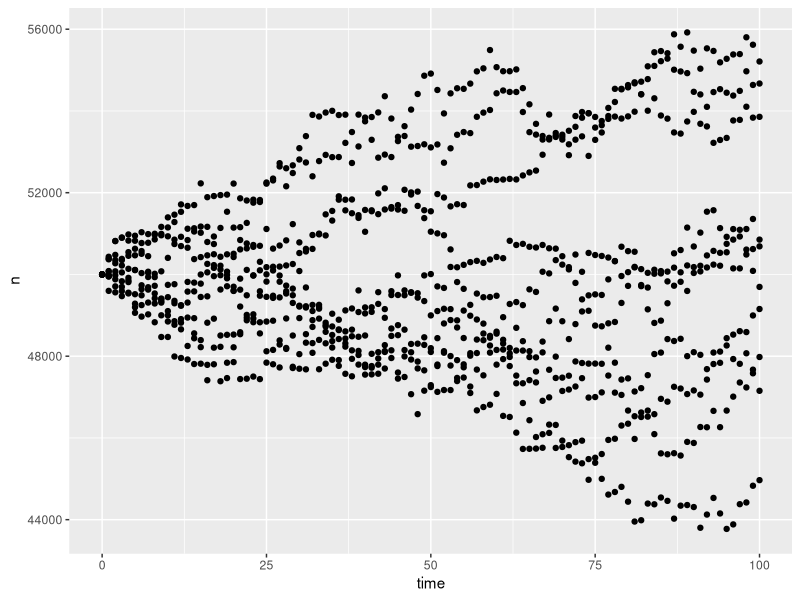
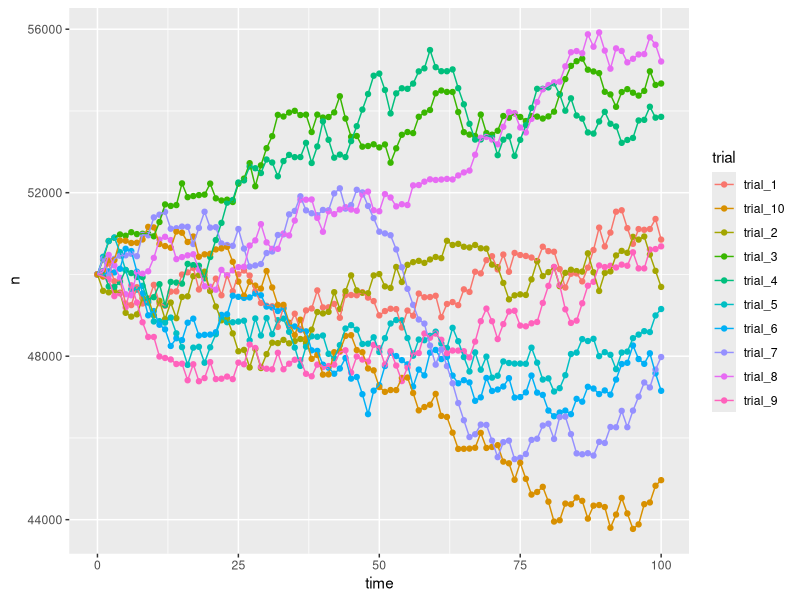
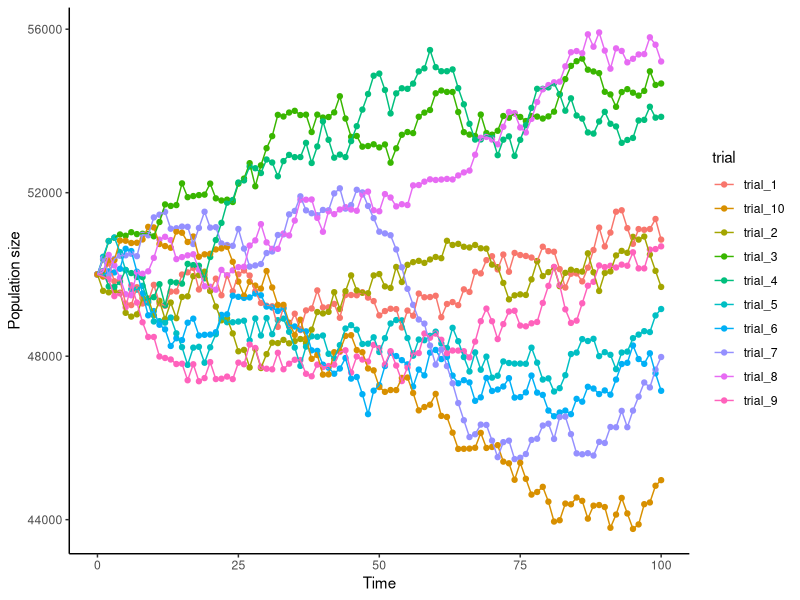
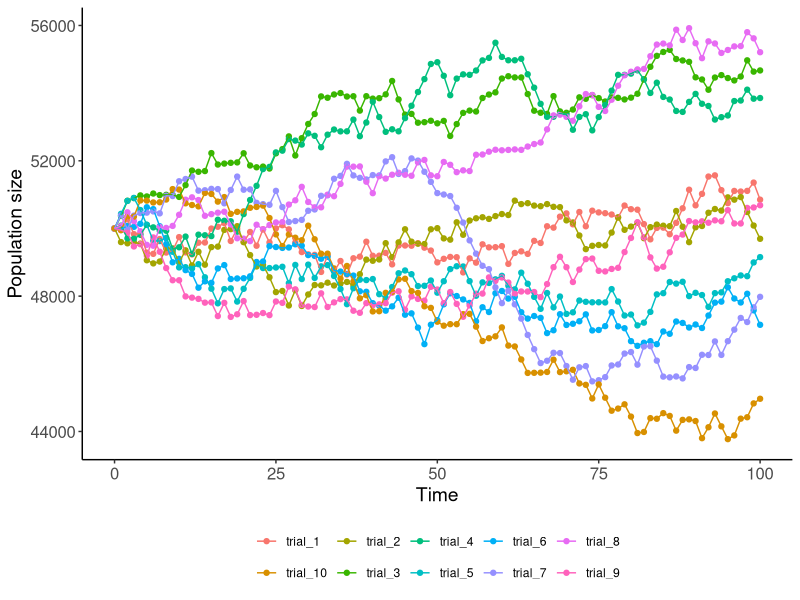
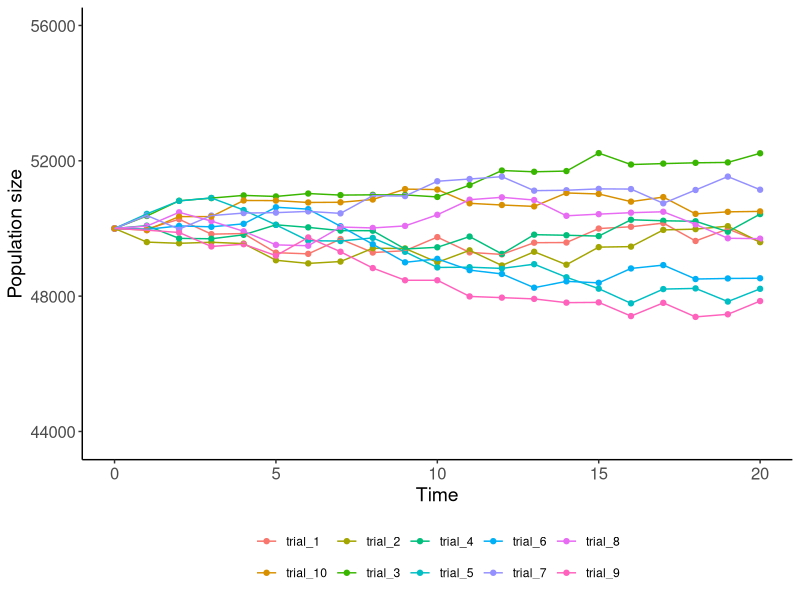
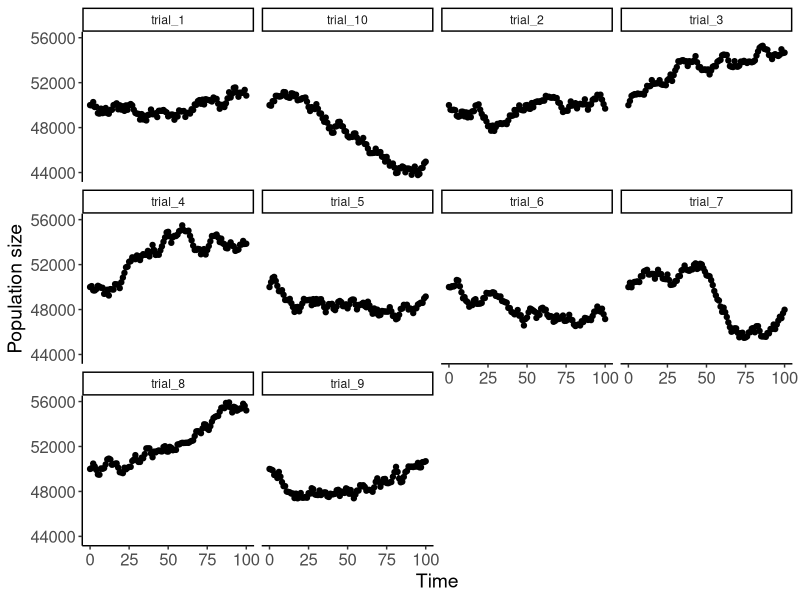
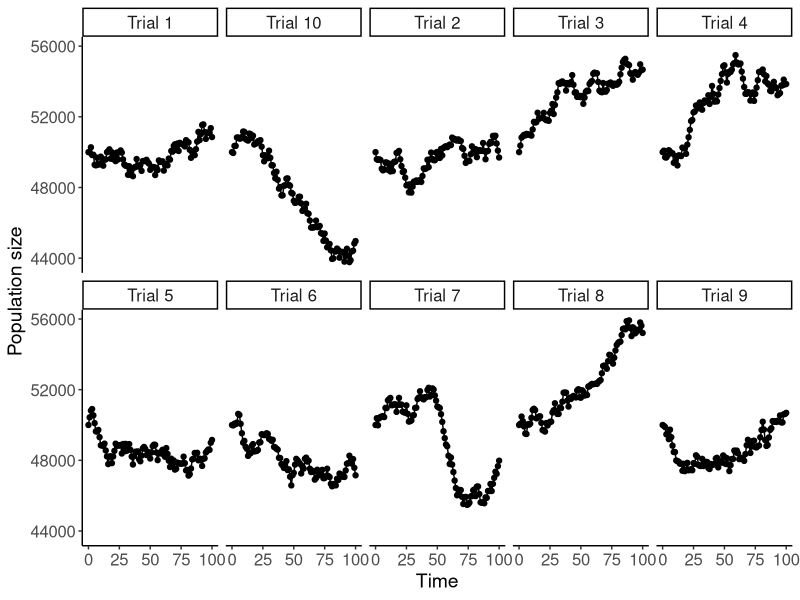
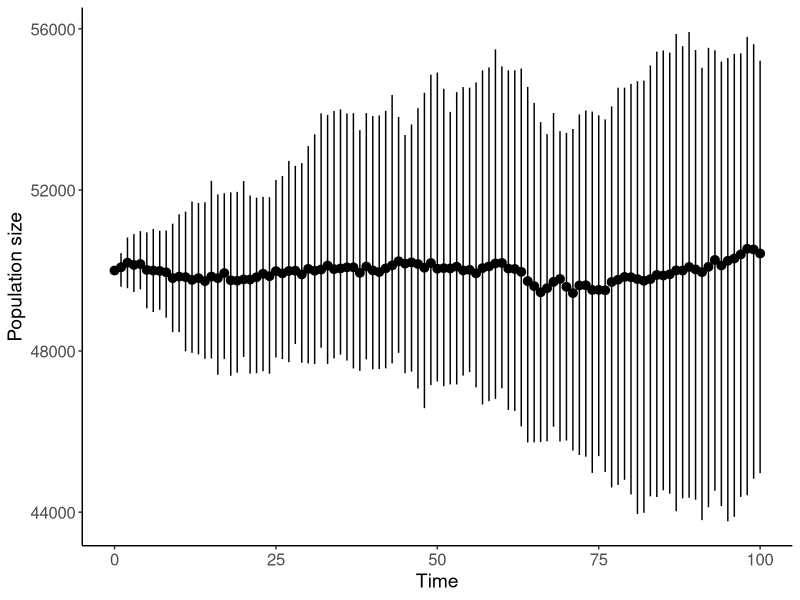

R code for these plots, in order:
# """ Review of vectors and matrices, for loops, random sampling, and ggplot
#     author: 'Advanced Ecology: Populations and Communities'
#     date: 10/14/2021 """

library(tidyverse)
library(truncnorm)


## Vector and matrix operations in R

#Vectors are one the primary data structures in R and can be made in different ways depending on the type of data stored. Math can be done on numeric vectors. 

  

# make a numeric vector
a = c(1.1,5,3,4)
a

# make a integer vector
b = 1:15
b

# make a character vector 
c = c('a', 'b', 'c')
c 



# summary statistics of sequence of numbers
d = rnorm(n = 40, mean = 6, sd = 2)
mean(d) #mean
median(d) #median
sd(d) #standard deviation
quantile(d, c(0.025, 0.075)) # 95% CI

# math with vectors
e = c(3, 1, 5, 6)
e*4
e*e

 

# Another data structure that is useful in ecological uses of R are matrices. A matrix is made with the `matrix()` function with the basic syntax `matrix(data = , nrow = , ncol = , byrow = , dimnames = )`. 
# 
# `data =` the input vector which becomes the data elements of the matrix.
# 
# `nrow =` the number of rows to be created.
# 
# `ncol =` the number of columns to be created.
# 
# `byrow = FALSE` if `TRUE` then the input vector elements are arranged by row.
# 
# `dimname =` the names assigned to the rows and columns.

  
# make a matrix using nrow
m1 = matrix(c(1,2,3,4,5,6), nrow = 2)
m1 

# make a matrix using ncol
m2 = matrix(c(1,2,3,4,5,6), ncol = 2)
m2 

# make a matrix using nrow and by row
m3 = matrix(c(1,2,3,4,5,6), ncol = 2, byrow = T)
m3

 

# Matrices can be indexed in 2 ways

  
# make a matrix using ncol
m2 = matrix(c(1,2,3,4,5,6), ncol = 2)
m2 

m2[1,2]
m2[4]
# make a matrix using nrow and by row
m3 = matrix(c(1,2,3,4,5,6), ncol = 2, byrow = T)
m3

m3[1,2]
m3[4]

 

# Matrix algebra can be done on matrices. There are specific matrix opperation like `%*%`, and  functions like `sum()`,`mean()`, `rowSums()`, `colSums()`, `rowMeans()`, and `colMeans()` can be used to sum up entire matrices or specific rows or columns. 
  
m2 = matrix(c(1,2,3,4,5,6), ncol = 3)
m2 

m2 + 1 
m2/3

m3 = matrix(c(1,2,3,4,5,6), ncol = 3, byrow = T)
m3

m2 + m3 
m3 - m2

# multply matrix with vector
v = c(1,2,3)

m2*v

# matrix multiplication 
m4 = matrix(c(1,2,3), ncol = 1)
m2 %*% m4

# functions with matrices
m2
sum(m2)
mean(m2)
rowSums(m2)
rowMeans(m2)
colSums(m2)
colMeans(m2)
 

## `for` loops
# Another useful tool in programming is `for` loops. `for` loops repeat a process for a certain number of iterations. These can be useful iterate over a dataset or when using information in a time series. The `for` loop works over the number sequence indicated and does the code within the loop (inside of `{}`) for each number in the sequence. The iteration is typically indicated with `i`, but is just an object that is replaced at the begining of each loop and can be anything.

  
for(i in 1:10){
  print(i)
}

for(turtle in 5:10){
  print(turtle)
}

for(flower in 1:nrow(iris)){
  cat('The species for this iteration is ',
      as.character(iris$Species[flower]), '\n')
}


b = 1:10
for (i in 2:10){
  z = b[i] - b[i-1]
  
  cat('z =', z, 'b[i] =', b[i], 'b[i-1] =', b[i-1], '\n')
}


 

## Random sampling in R
# Generating random numbers or randomly sampling is commonly required in ecology. R has base functions that can be used to randomly generate numbers depending on the distribution wanted. Also packages like [truncnorm](https://www.rdocumentation.org/packages/truncnorm/versions/1.0-8/topics/truncnorm) and  `dplyr` in `tidyverse` are useful.  


#### Generate random numbers
  
# base R
rnorm(5, mean = 0, sd = 1)
runif(5, min = 0, max = 5)
rbinom(5, size = 2, prob = 0.5)
rbinom(5, size = 2, prob = 0.2)

 

  
#library(rtruncnorm)
# truncnorm to truncate normal distribution
rnorm(20, mean = 1, sd = 2)
truncnorm::rtruncnorm(20, mean = 1, sd = 2, a=-Inf, b=Inf)
truncnorm::rtruncnorm(20, mean = 1, sd = 2, a=0, b=2)
 

#### Random selection 
  
# base R 
b = 1:10
sample(b, size =2, replace = F)

c = 1:5 
sample(c, size = 6, replace = T)

# from list
sample(c('good', 'bad'), size = 8, replace = T)

# change probability
sample(c('good', 'bad'), size = 8, replace = T, prob = c(0.2, 0.8))

# sample matrices from list 
m1 = matrix(c(6,5,4,3,2,1), ncol = 2)
m2 = matrix(c(1,2,3,4,5,6), ncol = 2)
m3 = matrix(c(1,2,3,4,5,6), ncol = 2, byrow = T)

m = list(m1, m2, m3)

sample(m, size = 4, replace = T)

sample(m, size = 4, replace = T, prob = c(0.8, 0.1, 0.1))

 


  
#library(tidyverse)
df = tibble(cond = c('good', 'bad', 'ok'), prob = c(0.5, 0.3, 0.2))

dplyr::sample_n(df, size = 2, replace = F)

dplyr::sample_n(df, size = 3, replace = T)

dplyr::sample_n(df, size = 10, replace = T, weight = prob)
 

# We can bring what we learned together to simulate change in a population over time. This code simulates the change in a population over `time_length` with a starting population size `pop_start` using a `for` loop. The code is replicated `reps` times. The population size changes by randomly generating births and deaths from a table of with various types of years `year_type`.

# table of year conditions
year_type = tibble(cond = c('good', 'average', 'bad'),
                   birth = c(500, 300, 100),
                   death = c(100, 300, 500),
                   prob = c(0.25, 0.5, 0.25))

# beginning size of population
pop_start = 50000 
# number of time iterations to use
time_length = 100
# number of replicate trials to simulate
reps = 10

# for loop for number of reps
for (i in 1:reps){
  # indicate which trial based on i in 1:reps
  trial = paste0('trial_',i)
  # generate a new table to store output with rows 0:time_length for given trial
  pop = tibble(time = 0:time_length, n = NA,
               trial = trial, year = NA, change = NA)
  # for row where time == 0 (initial conditions) make n = to starting population
  pop$n[pop$time == 0] = pop_start
  
  # for loop over all time points 
  for (t in 1:(nrow(pop)-1)){
    # randomly select year conditions from year_type df that is weighted by the probability of occurance
    year = sample_n(year_type, size = 1, weight = prob)
    # randomly generate number of births based on year type conditions 
    birth = round(rnorm(n = 1, mean = year$birth[1], sd = 50))
    # randomly generate number of deaths based on year type conditions 
    death = round(rnorm(n = 1, mean = year$death[1], sd = 50))
    # population size (n) at time t is calculated by adding the difference in births and deaths to the population size where time = t - 1
    pop$n[pop$time == t] = pop$n[pop$time == (t-1)] + birth - death 
    # label year type for time = t
    pop$year[pop$time == t] = year$cond[1]
    # cacluate change in population size at time t
    pop$change[pop$time == t] = birth - death
  }
  
  # this stores the output of each trial in a new tibble (tpop) if it is the first trial then pop is tpop, after first trial then bind the rows of the trial to the rest of the trials 
  if (i ==1){
    tpop = pop
  }else{
    tpop = bind_rows(tpop,pop)
  }
}

head(tpop)


## Figures with `ggplot2` 
# The `ggplot2` package is part of the packages that load with `tidyverse` and has become the standard in ecology. The syntax builds upon on a base function and is very customizable [see cheat sheet](https://www.rstudio.com/resources/cheatsheets/). 
# 
# The base of all `ggplot2` begins with `ggplot()` and `geom_...()` are built upon them 


ggplot(tpop, aes(x = time, y = n))+
  geom_point()
 

# Show color based on trial number and line connecting dots

  
ggplot(tpop, aes(x = time, y = n, color = trial))+
  geom_point()+
  geom_line()
 

# Change labels and style of plot


  
ggplot(tpop, aes(x = time, y = n, color = trial))+
  geom_point()+
  geom_line()+
  labs(x = 'Time', y = 'Population size')+
  theme_classic()
 

# Modify the size of axis label text and legend position  

  
ggplot(tpop, aes(x = time, y = n, color = trial))+
  geom_point()+
  geom_line()+
  labs(x = 'Time', y = 'Population size')+
  theme_classic()+
  theme(axis.title = element_text(size = 14),
        axis.text = element_text(size = 12),
        legend.position = 'bottom',
        legend.title = element_blank())
 

# Modify the range of time on x axis

  
ggplot(tpop, aes(x = time, y = n, color = trial))+
  geom_point()+
  geom_line()+
  scale_x_continuous(limits = c(0,20))+
  labs(x = 'Time', y = 'Population size')+
  theme_classic()+
  theme(axis.title = element_text(size = 14),
        axis.text = element_text(size = 12),
        legend.position = 'bottom',
        legend.title = element_blank())
 

# Split each trial into own grid

  
ggplot(tpop, aes(x = time, y = n))+
  geom_point()+
  geom_line()+
  labs(x = 'Time', y = 'Population size')+
  facet_wrap(~trial)+
  theme_classic()+
  theme(axis.title = element_text(size = 14),
        axis.text = element_text(size = 12),
        legend.position = 'bottom',
        legend.title = element_blank())
 

# Modify the label and size of strip text


  
labels = c('trial_1' = 'Trial 1',
           'trial_2' = 'Trial 2',
           'trial_3' = 'Trial 3',
           'trial_4' = 'Trial 4',
           'trial_5' = 'Trial 5',
           'trial_6' = 'Trial 6',
           'trial_7' = 'Trial 7',
           'trial_8' = 'Trial 8',
           'trial_9' = 'Trial 9',
           'trial_10' = 'Trial 10')

ggplot(tpop, aes(x = time, y = n))+
  geom_point()+
  geom_line()+
  labs(x = 'Time', y = 'Population size')+
  facet_wrap(~trial, nrow = 2, labeller = as_labeller(labels))+
  theme_classic()+
  theme(axis.title = element_text(size = 14),
        axis.text = element_text(size = 12),
        legend.position = 'bottom',
        legend.title = element_blank(),
        strip.text = element_text(size = 12))
 



# Remake figure with the mean and min and max values from the multiple trials


  
ggplot(tpop, aes(x = time, y = n))+
  geom_pointrange(stat = "summary",
                  fun.min = 'min',
                  fun.max = 'max',
                  fun = 'mean')+
  labs(x = 'Time', y = 'Population size')+
  theme_classic()+
  theme(axis.title = element_text(size = 14),
        axis.text = element_text(size = 12))
 

# Make box plot of change in population size based on type of year 

  
ggplot(tpop, aes(x = year, y = change))+
  geom_boxplot()+
  labs(x = 'Type of year', y = expression(Delta*'Population'))+
  theme_bw()
 

# Remove `NA` and add color to plot

  
ggplot(tpop %>% drop_na, aes(x = year, y = change, fill = year))+
  geom_boxplot()+
  labs(x = 'Type of year', y = expression(Delta*'Population'))+
  theme_bw()
 

# Change order of x axis and color of plot. Colors can be both hex code or from names that R has. A help website for picking colors is [here](https://rstudio-pubs-static.s3.amazonaws.com/3486_79191ad32cf74955b4502b8530aad627.html).


tpop = tpop %>% 
  mutate(year = factor(year, levels = c('good', 'average', 'bad')))%>%
  drop_na

colors = c('good' = 'darkgreen',
           'average' = 'goldenrod',
           'bad' = 'firebrick')

ggplot(tpop, aes(x = year, y = change, fill = year))+
  geom_boxplot()+
  labs(x = 'Type of year', y = expression(Delta*'Population'))+
  scale_fill_manual(values = colors)+
  theme_bw()
 

# Modify the labels and remove the legend

  
ggplot(tpop, aes(x = year, y = change, fill = year))+
  geom_boxplot()+
  labs(x = 'Type of year', y = expression(Delta*'Population'))+
  scale_x_discrete(labels = c('Good', 'Average', 'Bad'))+
  scale_fill_manual(values = colors)+
  theme_bw()+
  theme(axis.title = element_text(size = 18), 
        axis.text.y = element_text(size = 18, colour = "black"), 
        axis.text.x = element_text(size = 14, colour = "black"), 
        legend.position = 'none',
        legend.title = element_blank(),
        strip.text.x = element_text(size = 18),
        legend.text = element_text(size = 12))
 

 
